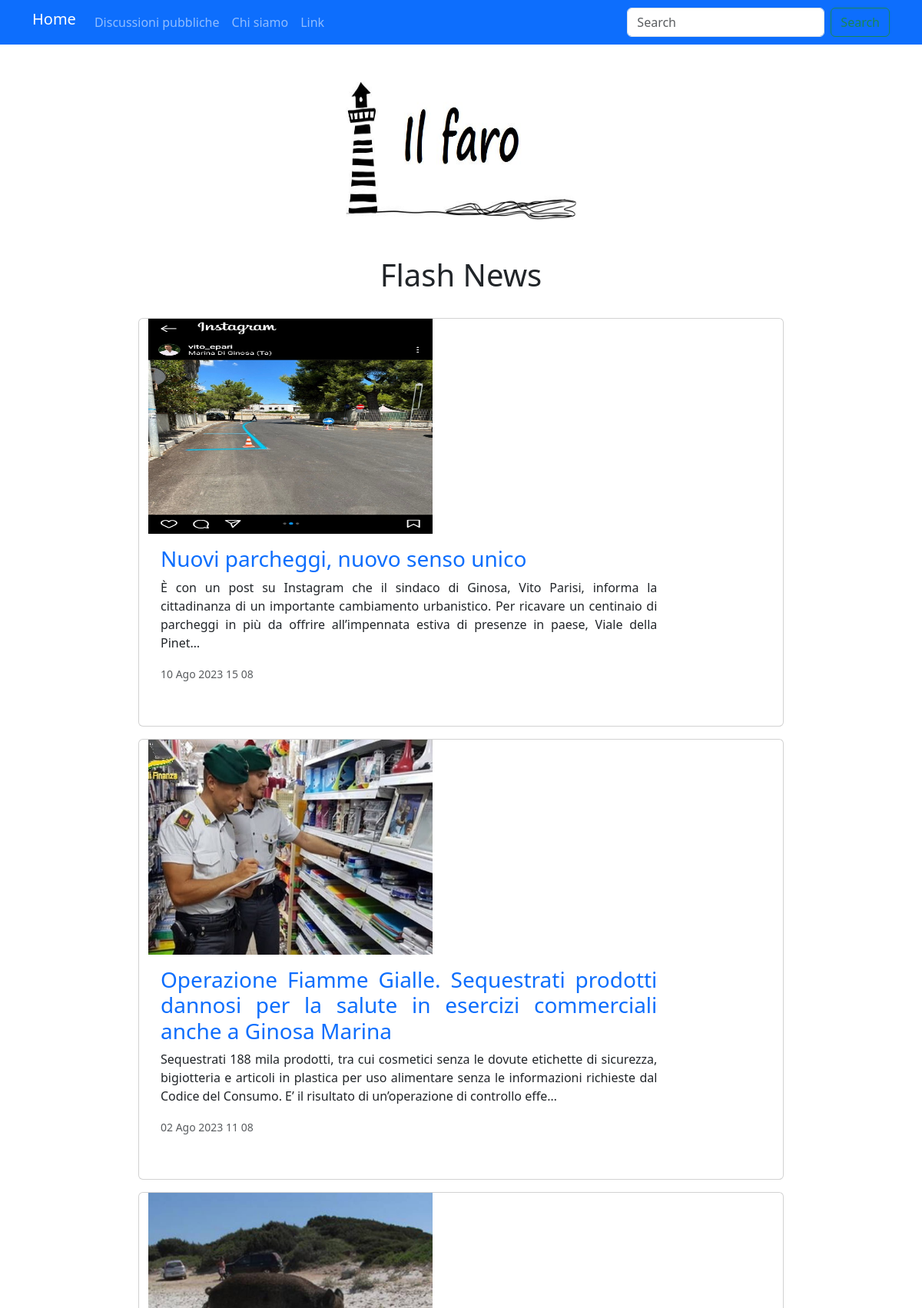
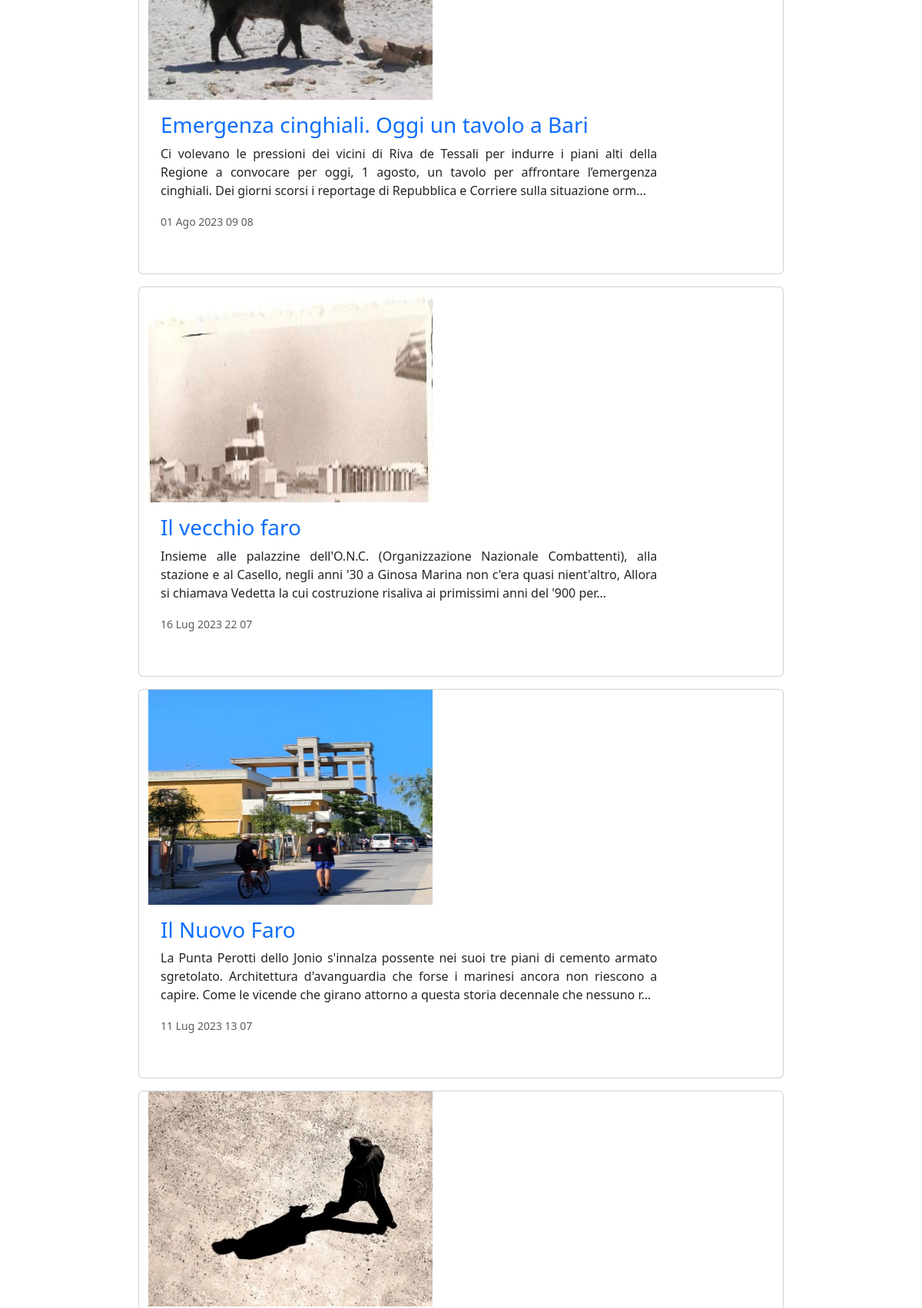
Page /news/notizie/?pagina=6 (upper part) on the committed database (2 pictures, top to bottom).
### news/models.py (models this page shows, shortened)
class News(models.Model):
    immagine=models.ImageField()
    titolo=models.CharField(max_length=150, default=None)
    descrizione=models.TextField()
    data_creazione= models.DateTimeField(auto_now_add=True)
    firma= models.CharField(max_length=30, default=None)
    class Meta:
        ordering=['-data_creazione']

### news/views.py (the view)
# urls.py: path('news/', include ('news.urls')),
def news (request):
    notizie=News.objects.all()
    paginator= Paginator(notizie,8)
    page= request.GET.get("pagina")
    page_obj = paginator.get_page(page)
    return render(request, "news.html",{ "notizie":page_obj})

### templates/news.html (shortened to what this page needs)
{% extends 'common.html' %}
{%block content%}
{% load social_share %}
<h1 class="text-center">Flash News</h1>
<br>
{% for not in notizie %}
<div class="container card mb-3" style="max-width: 840px;">
  <div class="container row g-0" style="text-align:justify">
    <div class="col-md-12">
      <img src="{{not.immagine.url}}"style="height:280px; width:370px" alt="...">
    </div>
    <div class="col-md-10">
      <div class="card-body">
        <a href= "{% url 'singolo' not.pk %}" style="text-decoration:none"> <h3 class="card-title">{{not.titolo}}</h3></a>
        <p style= "text-align: justify" class="card-text" >{{not.descrizione|truncatechars:250 }}</p>
        <p class="card-text"><small class="text-body-secondary">{{ not.data_creazione |date:"d M Y H m"}}</small></p>
       <br>
      </div>
    </div>
  </div>
</div>
{%endfor%}
{%endblock%}

### rows in the picture
News: immagine (picture), titolo "Nuovi parcheggi, nuovo senso unico", descrizione "È con un post su Instagram che il sindaco di Ginosa, Vito Parisi, informa la cittadinanza di un importante cambiamento urbanistico. Per ricavare un centinaio di parcheggi in più da offrire all’impennata estiva di presenze in paese, Viale della Pinet…", data_creazione "10 Ago 2023 15 08"
News: immagine (picture), titolo "Operazione Fiamme Gialle. Sequestrati prodotti dannosi per la salute in esercizi commerciali anche a Ginosa Marina", descrizione "Sequestrati 188 mila prodotti, tra cui cosmetici senza le dovute etichette di sicurezza, bigiotteria e articoli in plastica per uso alimentare senza le informazioni richieste dal Codice del Consumo. E’ il risultato di un’operazione di controllo effe…", data_creazione "02 Ago 2023 11 08"
News: immagine (picture), titolo "Emergenza cinghiali. Oggi un tavolo a Bari", descrizione "Ci volevano le pressioni dei vicini di Riva de Tessali per indurre i piani alti della Regione a convocare per oggi, 1 agosto, un tavolo per affrontare l’emergenza cinghiali. Dei giorni scorsi i reportage di Repubblica e Corriere sulla situazione orm…", data_creazione "01 Ago 2023 09 08"
News: immagine (picture), titolo "Il vecchio faro", descrizione "Insieme alle palazzine dell'O.N.C. (Organizzazione Nazionale Combattenti), alla stazione e al Casello, negli anni '30 a Ginosa Marina non c'era quasi nient'altro, Allora si chiamava Vedetta la cui costruzione risaliva ai primissimi anni del '900 per…", data_creazione "16 Lug 2023 22 07"
News: immagine (picture), titolo "Il Nuovo Faro", descrizione "La Punta Perotti dello Jonio s'innalza possente nei suoi tre piani di cemento armato sgretolato. Architettura d'avanguardia che forse i marinesi ancora non riescono a capire. Come le vicende che girano attorno a questa storia decennale che nessuno r…", data_creazione "11 Lug 2023 13 07"
News: immagine (picture)
